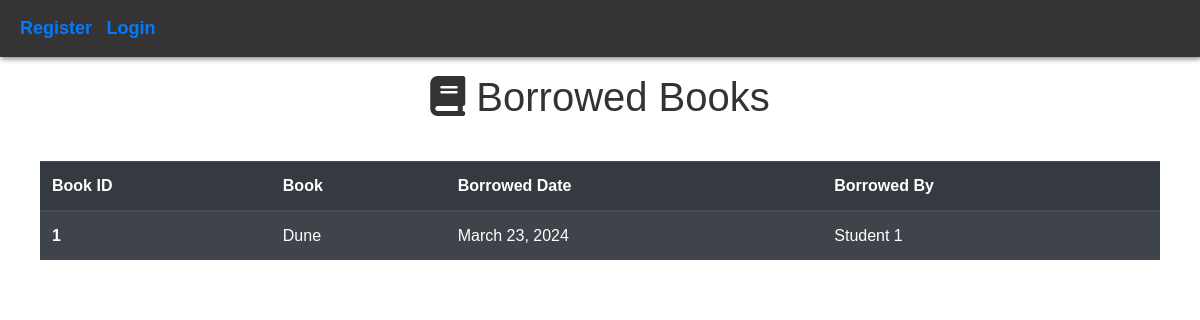
Page /books/Borrowed on the earlier database version.
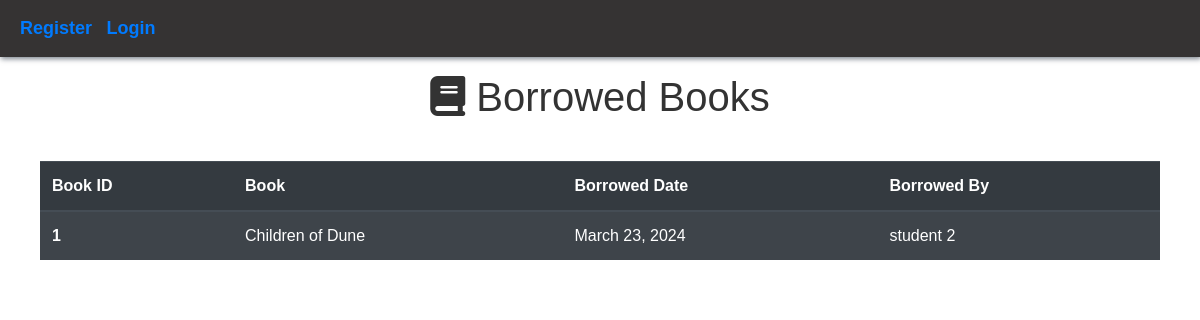
Same page on the later database version.
### borrowingmanagement/models.py (models this page shows)
class BorrowedBook(models.Model):
    user = models.ForeignKey(User, on_delete=models.CASCADE)
    book = models.ForeignKey(Book, on_delete=models.CASCADE)
    borrow_date = models.DateField(auto_now_add=True)
    return_date = models.DateField(null=True, blank=True)
    def __str__(self):
        return f"{self.user.username} borrowed {self.book.title}"

### bookmanagement/models.py (models this page shows, shortened)
class Book(models.Model):
    title = models.CharField(max_length=100)
    author = models.CharField(max_length=100)
    genre = models.CharField(max_length=50)
    book_cover=models.ImageField(upload_to='books_image', default = "")
    ratings=models.DecimalField(max_digits=3, decimal_places=1, default = 2)
    status_choices = [
        ('available', 'Available'),
        ('borrowed', 'Borrowed'),
    ]
    status = models.CharField(max_length=20, choices=status_choices, default='available')
    def __str__(self):
        return self.title

### account/models.py (models this page shows)
class User(AbstractUser):
    is_admin=models.BooleanField('Is admin', default=False)
    is_student=models.BooleanField('Is student', default=False)
    is_super_admin=models.BooleanField('Is super admin', default=False)
    email=models.EmailField(unique=True)
    username=models.CharField(max_length=150, unique=True)
    books_borrowed=models.PositiveIntegerField(null=True, default = 0)
    is_banned=models.BooleanField(default=False, null=True)
    EMAIL_FIELD = 'email'
    USERNAME_FIELD = 'username'
    REQUIRED_FIELDS = ['email']

### bookmanagement/views.py (the view)
# urls.py: path('Borrowed',borrowed, name='borrowed'),
def borrowed(request):
    books=BorrowedBook.objects.all()
    print(books)
    return render(request, 'bookmanagement/borrowedbook.html', {'books':books})

### bookmanagement/templates/bookmanagement/borrowedbook.html (shortened to what this page needs)
<!doctype html>
<html lang="en">
<head>
  <link rel="stylesheet" href="https://cdn.jsdelivr.net/npm/bootstrap@4.4.1/dist/css/bootstrap.min.css"
>
</head>
<body>
  <header>
    <nav>
      <ul>
        {% if user.is_authenticated %}
        <li><a class="link" href="{% url 'home' %}" style="color:#fff; text-decoration: none; font-weight: bold; font-size: 18px;">Home</a></li>
        <li><a class="link" href="booklist" style="color:#fff; text-decoration: none; font-weight: bold; font-size: 18px;">Book Management</a></li>
        <li><a class="link" href="AddBook" style="color:#fff; text-decoration: none; font-weight: bold; font-size: 18px;">Add Books</a></li>
        <li><a class="link" href="#" style="color:#fff; text-decoration: none; font-weight: bold; font-size: 18px;">Borrowed Books</a></li>
      </ul>
      <ul>
        <li><a class="link" href="{% url 'logout' %}" style="color:#fff; text-decoration: none; font-weight: bold; font-size: 18px;">Logout <i class="fa-solid fa-right-from-bracket"></i></a></li>
      </ul>
      {% else %}
      <ul>
        <li><a href="register" style="text-decoration: none; font-weight: bold; font-size: 18px;">Register</a></li>
        <li><a href="login" style="text-decoration: none; font-weight: bold; font-size: 18px;">Login</a></li>
      </ul>
      {% endif %}
    </nav>
  </header>
  <h1 class="mt-3" style="margin-bottom: 1rem; text-align: center;"><i class="fa-solid fa-book"></i> Borrowed Books</h1>
  <div class="table-container">
    <table class="table table-striped table-dark">
        <table class="table table-striped table-dark">
            <thead>
              <tr>
                <th scope="col">Book ID</th>
                <th scope="col">Book</th>
                <th scope="col">Borrowed Date</th>
                <th scope="col">Borrowed By</th>
  </tr>
</thead>
<tbody>
  {% for i in books %}
    <tr>
      <th scope="row">{{ forloop.counter }}</th>
      <td>{{ i.book }}</td>
      <td>{{ i.borrow_date }}</td>
      <td>{{ i.user }}</td>
    </tr>
  {% endfor %}
</tbody>
          </table>
    </table>
  </div>

Differences in the rows shown:
removed BorrowedBook: book "Dune", borrow_date "March 23, 2024", user "Student 1"
added BorrowedBook: book "Children of Dune", borrow_date "March 23, 2024", user "student 2"
